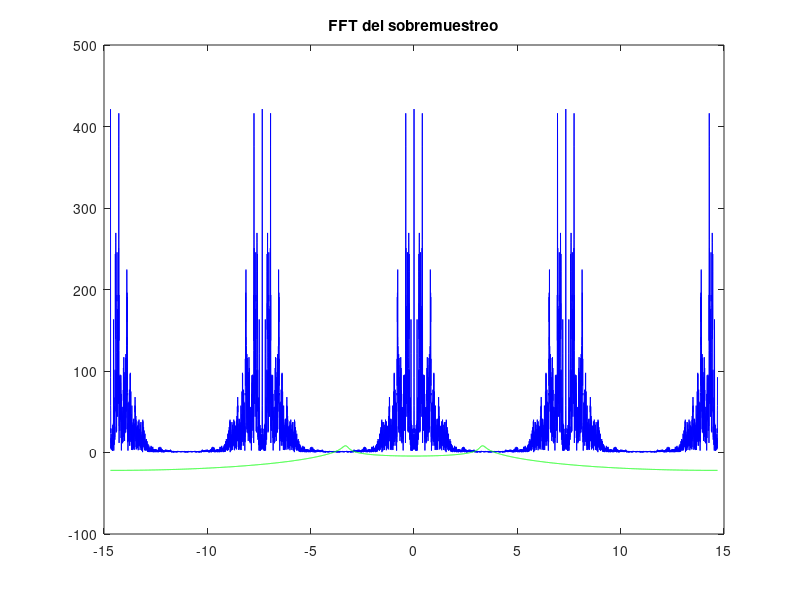

Write MATLAB code to recreate this figure.
clear all;

addpath('/usr/share/octave/packages/signal-1.3.2'); %incluye el specgram

load intensidad_RGB.mat; % brillo, 1 es R, 2 es G, 3 es B.

video_length = length(brillo);

frec_video = 29.37; %frecuencia muestreo video
t_video = 1/(frec_video); %tiempo muestreo video

ejeXvideo = 0 : t_video : ((video_length-1)*t_video);

[b, a] = butter( 4, [0.4*2/frec_video , 10*2/frec_video]); %FiltroPincripal

%% 10 a.
ida_vuelta = filtfilt(b, a, brillo(:,2));
%filtrado = filter(b, a, brillo(:,2));

%figure;
%title('Senial filtro ida y vuelta');
%subplot(3,1,1);
%ylabel('brillo [dB]');
%plot(ejeXvideo, ida_vuelta, 'k');
%xlim([3 30]);
%
%subplot(3,1,2);
%ylabel('brillo [dB]');
%plot(ejeXvideo, ida_vuelta, 'k');
%xlim([30 60]);
%
%subplot(3,1,3);
%ylabel('brillo [dB]');
%plot(ejeXvideo, ida_vuelta, 'k');
%xlim([60 90]);
%
%xlabel('t [s]');
%print -djpg imagenes/punto_10_a_cardiometro.jpg; %Octave
%grid minor;

%% 10 b.
filtrado = filter([-2 -1 0 1 2], 1, ida_vuelta);

%figure;
%title('Senial filtro con derivada');
%subplot(3,1,1);
%ylabel('brillo [dB]');
%plot(ejeXvideo, filtrado, 'b');
%xlim([3 30]);
%
%subplot(3,1,2);
%ylabel('brillo [dB]');
%plot(ejeXvideo, filtrado, 'b');
%xlim([30 60]);
%
%subplot(3,1,3);
%ylabel('brillo [dB]');
%plot(ejeXvideo, filtrado, 'b');
%xlim([60 90]);
%xlabel('t [s]');
%print -djpg imagenes/punto_10_b_cardiometro.jpg; %Octave
%grid minor;

%% 10 c.
%length_Ma = video_length;
length_Ma = 12;
ma = ones(1,length_Ma)./(length_Ma); %Moving Average
filtMovingAverage = conv(ma, filtrado.^2);

filtMA_length = length(filtMovingAverage);
puntos_descarte = (length_Ma)/2;
filtMovingAverage = filtMovingAverage(puntos_descarte : (filtMA_length-puntos_descarte));

final = filtrado ./ sqrt(filtMovingAverage);

umbral_value = 0.7;
umbral = ones(1,video_length)*umbral_value; %Moving Average
%
%figure;
%title('Senial filtro con Moving Average');
%%legend('Moving Average','Umbral','Senial derivada normalizada');
%subplot(3,1,1);
%plot(ejeXvideo, (filtMovingAverage)/max(filtMovingAverage), 'b');
%hold on;
%plot(ejeXvideo, umbral, 'r');
%plot(ejeXvideo, final/max(final), 'g');
%xlim([3 30]);
%
%subplot(3,1,2);
%plot(ejeXvideo, (filtMovingAverage)/max(filtMovingAverage), 'b');
%hold on;
%plot(ejeXvideo, umbral, 'r');
%plot(ejeXvideo, final/max(final), 'g');
%xlim([30 60]);
%
%subplot(3,1,3);
%plot(ejeXvideo, (filtMovingAverage)/max(filtMovingAverage), 'b');
%hold on;
%plot(ejeXvideo, umbral, 'r');
%plot(ejeXvideo, final/max(final), 'g');
%xlim([60 90]);
%
%xlabel('t [s]');
%print -djpg imagenes/punto_10_c_cardiometro.jpg; %Octave
%grid minor;

%% 10 d.
ejeXsobreMuestreoVideo = 0 : t_video : (((video_length*4)-1)*t_video);
sobreMuestreo = upsample(final,4);

%figure;
%title('Senial sobre muestreada');
%%legend('Moving Average','Umbral','Senial derivada normalizada');
%subplot(3,1,1);
%plot(ejeXsobreMuestreoVideo, sobreMuestreo/max(sobreMuestreo), 'b');
%xlim([3 30]);
%
%subplot(3,1,2);
%plot(ejeXsobreMuestreoVideo, sobreMuestreo/max(sobreMuestreo), 'b');
%xlim([30 60]);
%
%subplot(3,1,3);
%plot(ejeXsobreMuestreoVideo, sobreMuestreo/max(sobreMuestreo), 'b');
%xlim([60 90]);
%
%xlabel('t [s]');
%print -djpg imagenes/punto_10_d_cardiometro.jpg; %Octave
%grid minor;

f = linspace(-frec_video/2, frec_video/2, video_length*4);
DFT_sobre_muestreo = fftshift(abs(fft(sobreMuestreo)));

[b, a] = butter( 27, 3.3*2/frec_video); %FiltroPasaBajoLimpia

impulso = zeros(1,190);
impulso(1) = 16/(frec_video);

%respuestaImpulso = zeros(1,video_length*4);
respuestaImpulso = filtfilt(b, a, impulso);
respuestaImpulso(video_length*4) = 0;

DFT_respuestaImpulso = 20*log(fftshift(abs(fft(respuestaImpulso))));

figure;

%subplot(2,1,1);
plot( f, DFT_sobre_muestreo, 'b');
hold on;
plot( f, DFT_respuestaImpulso, 'g');
%xlabel('f [Hz]');
%ylabel('intensidad [modulo]');
title('FFT del sobremuestreo');
%ylim([0 2e+09]);

%subplot(2,1,2);
%plot( f, DFT_sobre_muestreo, 'b');
%xlabel('f [Hz]');
%ylabel('intensidad [modulo]');
%ylim([0 2e+09]);
%xlim([0 5]);

print -djpg imagenes/punto_10_d_fft_cardiometro.jpg; %Octave
grid minor;

%%% 10 e.
%max_signal = max(final);
%tolerancia = 0.1;
%umbral_signal = umbral_value*max_signal;
%
%%picos = [1, 500, 900];
%picos = find(final >= (umbral_signal*(1-tolerancia)) & final <= (umbral_signal*(1+tolerancia)));
%
%figure;
%title('Senial para busqueda de picos con umbral 0.7');
%%legend('Moving Average','Umbral','Senial derivada normalizada');
%subplot(3,1,1);
%plot(ejeXvideo, (filtMovingAverage)/max(filtMovingAverage), 'b');
%hold on;
%plot(ejeXvideo, umbral, 'r');
%plot(ejeXvideo, final/max(final), 'g');
%plot(ejeXvideo(picos),final(picos)/max(final), 'o')
%xlim([3 30]);
%
%subplot(3,1,2);
%plot(ejeXvideo, (filtMovingAverage)/max(filtMovingAverage), 'b');
%hold on;
%plot(ejeXvideo, umbral, 'r');
%plot(ejeXvideo, final/max(final), 'g');
%plot(ejeXvideo(picos),final(picos)/max(final), 'o')
%xlim([30 60]);
%
%subplot(3,1,3);
%plot(ejeXvideo, (filtMovingAverage)/max(filtMovingAverage), 'b');
%hold on;
%plot(ejeXvideo, umbral, 'r');
%plot(ejeXvideo, final/max(final), 'g');
%plot(ejeXvideo(picos),final(picos)/max(final), 'o')
%xlim([60 90]);
%
%xlabel('t [s]');
%print -djpg imagenes/punto_10_d_cardiometro.jpg; %Octave
%grid minor;


